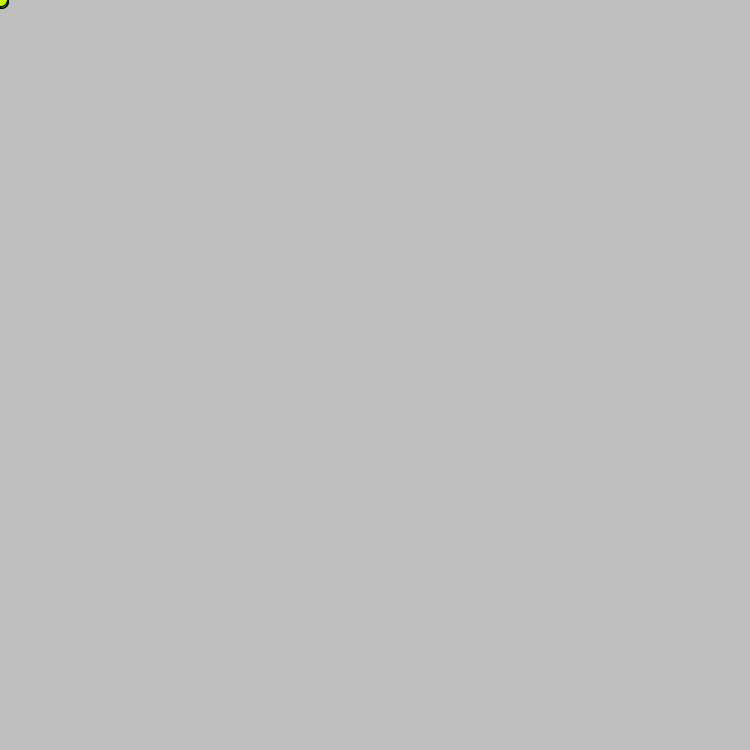
Frame 1 (no input)
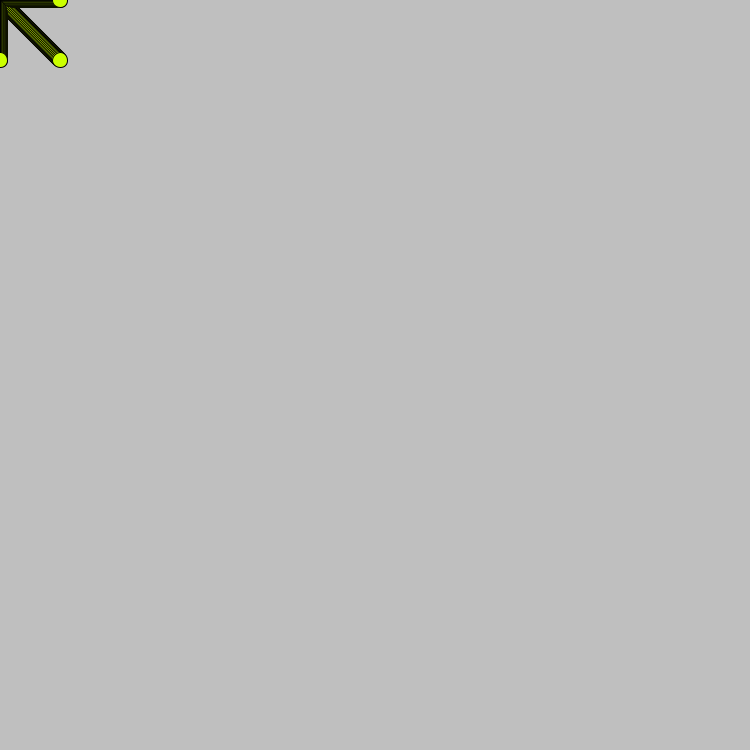
Frame 60 (the mouse pressed at the canvas centre just before this capture)
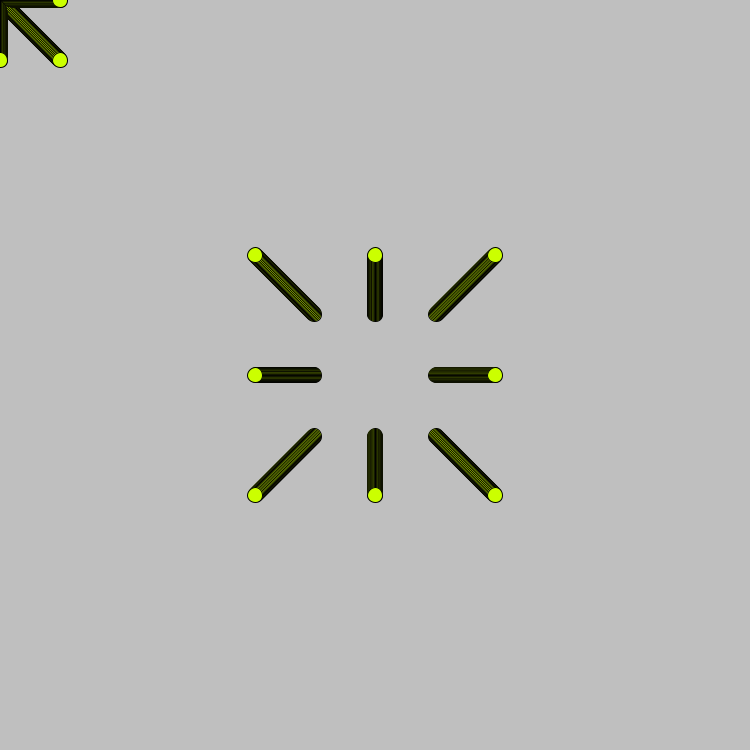
Frame 120 (the mouse held since frame 60 and released just before this capture)

The Processing sketch that drew these frames (run headless with seeded random() and noise(); from frame 60 on, the mouse is pressed at the canvas centre):

// Processing sketch: processing_18573
// ── processing_18573.pde

void setup(){
  size(750,750);
    colorMode(HSB,100);
   background(75);
   frameRate(30);
  
}

 void mousePressed (){
   colorMode(HSB,100);
   background(75);
   ellipse(mouseX,mouseY,15,15);
}

 int x = 1;

void draw(){
  stroke(0);
   colorMode(HSB,100);
  fill(20,100,100);
  smooth();
   ellipse(mouseX+x,mouseY+x,15,15);
   ellipse(mouseX-x,mouseY-x,15,15);
    ellipse(mouseX+x,mouseY-x,15,15);
     ellipse(mouseX-x,mouseY+x,15,15);
      ellipse(mouseX+x,mouseY,15,15);
       ellipse(mouseX,mouseY+x,15,15);
        ellipse(mouseX-x,mouseY,15,15);
         ellipse(mouseX,mouseY-x,15,15);
         x++;
}
 
